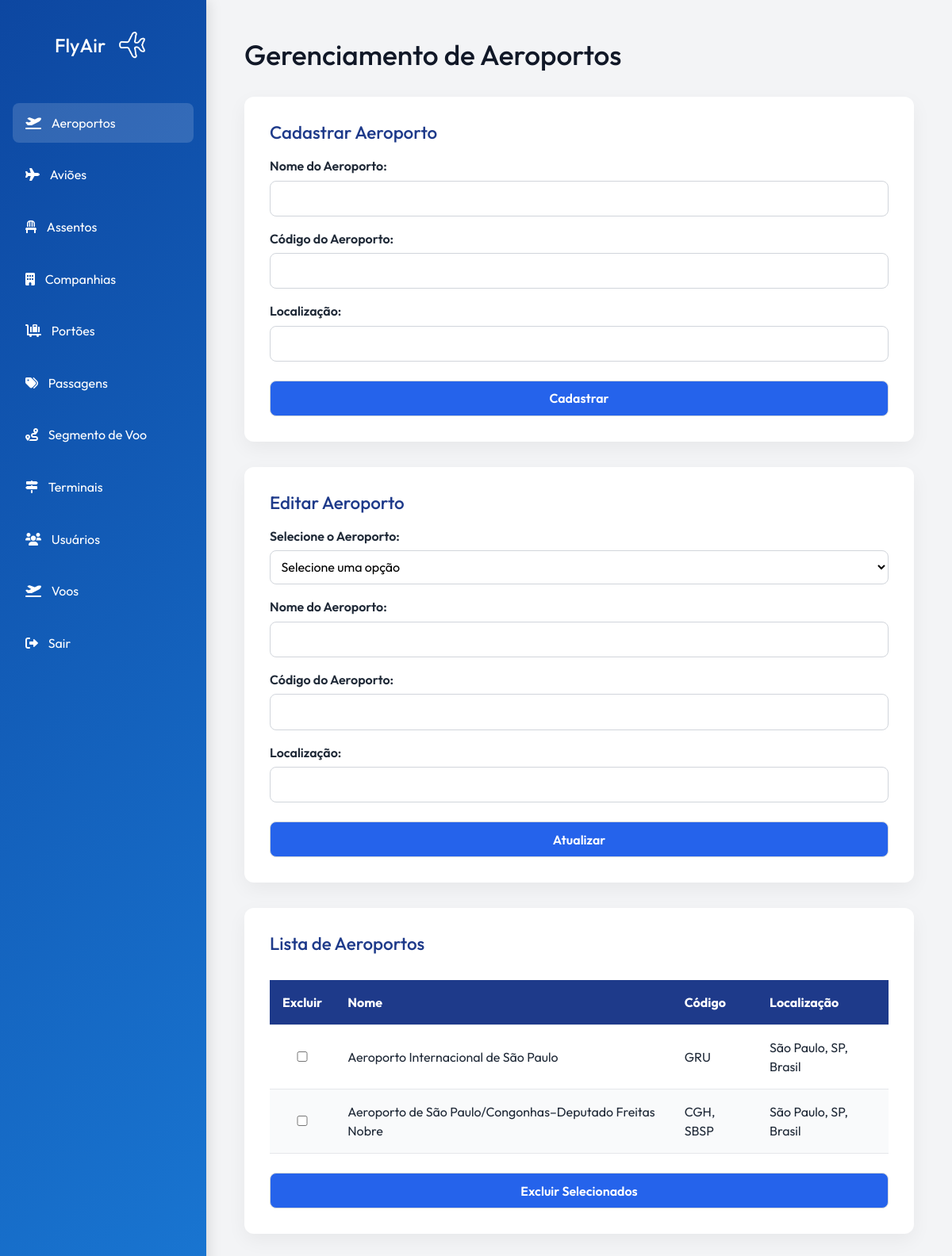
/routes/aeroportoRoutes.php (signed in), run on the app's committed database.
### tables this page shows
CREATE TABLE `aeroportos` (
  `id_aeroporto` int(11) NOT NULL,
  `nome_aeroporto` varchar(255) NOT NULL,
  `codigo_aeroporto` varchar(10) NOT NULL,
  `localizacao_aeroporto` varchar(255) NOT NULL
);

### app/controllers/AeroportoController.php (called while the page is built, shortened)
<?php
require_once __DIR__ . '/../models/Aeroporto.php';
class AeroportoController {
    private $model;
    public function __construct($mysqli) {
        $this->model = new Aeroporto($mysqli);
    }
    public function index() {
        $dados_aeroportos = $this->model->getAll();
        include '../app/views/ctrldev/aeroporto/index.php';
    }
}
?>

### app/models/Aeroporto.php (called while the page is built, shortened)
<?php
class Aeroporto {
    private $db;
    public function __construct($db) {
        $this->db = $db;
    }
    public function getAll() {
        $query = "SELECT * FROM `aeroportos`";
        $result = $this->db->query($query);
        $aeroportos = [];
        if ($result && $result->num_rows > 0) {
            while ($row = $result->fetch_assoc()) {
                $aeroportos[] = $row;
            }
        }
        return $aeroportos;
    }
}
?>

### app/views/ctrldev/aeroporto/index.php (the view, shortened to what this page needs)
<?php
require_once '../routes/aeroportoRoutes.php';
?>
<!DOCTYPE html>
<html lang="pt-br">
<head>
    <link href="https://cdnjs.cloudflare.com/ajax/libs/font-awesome/6.0.0-beta3/css/all.min.css" rel="stylesheet">
    <link rel="stylesheet" href="../assets/css/style.css">
    <link href="https://cdn.jsdelivr.net/npm/bootstrap@5.3.3/dist/css/bootstrap.min.css" rel="stylesheet">
</head>
<body id="adm">
<aside class="sidebar">
    <div class="sidebar-header">
        <h1>FlyAir<a href="../app/views/ctrldev/"><img src="../assets/images/fly-airplane.png" alt="Logo" class="logo"></a></h1>
    </div>
    <nav class="menu">
        <a href="../routes/aeroportoRoutes.php" class="menu-item active">
            <i class="fa-solid fa-plane-departure"></i>
            <span>Aeroportos</span>
        </a>
        <a href="../routes/aviaoRoutes.php" class="menu-item">
            <i class="fas fa-plane"></i>
            <span>Aviões</span>
        </a>
        <a href="../routes/assentoRoutes.php" class="menu-item">
            <i class="fas fa-chair"></i>
            <span>Assentos</span>
        </a>
        <a href="../routes/companhiaRoutes.php" class="menu-item">
            <i class="fas fa-building"></i>
            <span>Companhias</span>
        </a>
        <a href="../routes/portaoRoutes.php" class="menu-item">
            <i class="fa-solid fa-cart-flatbed-suitcase"></i>
            <span>Portões</span>
        </a>
        <a href="../routes/passagemRoutes.php" class="menu-item">
            <i class="fas fa-tags"></i>
            <span>Passagens</span>
        </a>
        <a href="../routes/segmentoVooRoutes.php" class="menu-item">
            <i class="fas fa-route"></i>
            <span>Segmento de Voo</span>
        </a>
        <a href="../routes/terminalRoutes.php" class="menu-item">
            <i class="fa-solid fa-signs-post"></i>
            <span>Terminais</span>
        </a>
        <a href="../routes/usuarioRoutes.php" class="menu-item">
            <i class="fas fa-users"></i>
            <span>Usuários</span>
        </a>
        <a href="../routes/vooRoutes.php" class="menu-item">
            <i class="fas fa-plane-departure"></i>
            <span>Voos</span>
        </a>
        <a href="/aeroporto/logout" class="menu-item">
            <i class="fa-solid fa-right-from-bracket"></i>
            <span>Sair</span>
        </a>
    </nav>
</aside>
<main>
    <h1>Gerenciamento de Aeroportos</h1>
    <div class="form-container" id='formulario'>
        <h2>Cadastrar Aeroporto</h2>
        <form method="post" action="../routes/AeroportoRoutes.php">
            <label for="nome_aeroporto">Nome do Aeroporto:</label>
            <input type="text" name="nome_aeroporto" required>
            <label for="codigo_aeroporto">Código do Aeroporto:</label>
            <input type="text" name="codigo_aeroporto" required>
            <label for="localizacao_aeroporto">Localização:</label>
            <input type="text" name="localizacao_aeroporto" required>
            <input type="submit" value="Cadastrar">
        </form>
    </div>
    <div class="form-container" id='formulario'>
        <h2>Editar Aeroporto</h2>
        <form method="post" action="../routes/AeroportoRoutes.php">
            <label for="id_aeroporto">Selecione o Aeroporto:</label>
            <select name="id_aeroporto" required>
                <option disabled selected>Selecione uma opção</option>
            </select>
            <label for="update_nome_aeroporto">Nome do Aeroporto:</label>
            <input type="text" name="nome_aeroporto" id="update_nome_aeroporto" required>
            <label for="update_codigo_aeroporto">Código do Aeroporto:</label>
            <input type="text" name="codigo_aeroporto" id="update_codigo_aeroporto" required>
            <label for="update_localizacao_aeroporto">Localização:</label>
            <input type="text" name="localizacao_aeroporto" id="update_localizacao_aeroporto" required>
            <input type="submit" value="Atualizar">
        </form>
    </div>
    <div class="form-container" id="listar">
        <h2>Lista de Aeroportos</h2>
        <form method="post" action="../routes/AeroportoRoutes.php">
            <div class="table-container">
                <table class="styled-table">
                    <thead>
                    <tr>
                        <th>Excluir</th>
                        <th>Nome</th>
                        <th>Código</th>
                        <th>Localização</th>
                    </tr>
                    </thead>
                    <tbody>
                    <?php
                    if (isset($dados_aeroportos) && is_array($dados_aeroportos)):
                        foreach ($dados_aeroportos as $aeroporto):
                            ?>
                            <tr>
                                <td><input type="checkbox" name="ids[]" value="<?= $aeroporto['id_aeroporto'] ?>"></td>
                                <td><?= $aeroporto['nome_aeroporto'] ?></td>
                                <td><?= $aeroporto['codigo_aeroporto'] ?></td>
                                <td><?= $aeroporto['localizacao_aeroporto'] ?></td>
                            </tr>
                        <?php endforeach;
                    else: ?>
                        <tr><td colspan="4">Nenhum aeroporto encontrado.</td></tr>
                    <?php endif; ?>
                    </tbody>
                </table>
            </div>
            <div class="button-wrapper">
                <input type="submit" value="Excluir Selecionados" class="btn-delete">
            </div>
        </form>
    </div>
</main>
</body>
</html>

### assets/css/style.css (style rules this page uses)
* { margin: 0; padding: 0; box-sizing: border-box; }
#adm { display: flex; min-height: 100vh; background: #f3f4f6; color: #1f2937; font-family: 'Outfit', sans-serif!important; }
.sidebar { width: 260px; background: linear-gradient(135deg, #0d47a1, #1976d2); color: white; padding: 2rem 1rem; box-shadow: 4px 0 15px rgba(0, 0, 0, 0.1); }
.sidebar-header { text-align: center; margin-bottom: 3rem; }
.sidebar-header h1 { font-size: 1.5rem; margin-bottom: 1rem; display: flex; align-items: center; justify-content: center; gap: 0.5rem; }
.sidebar-header img.logo { width: 50px; height: auto; }
.menu { display: flex; flex-direction: column; gap: 1rem; }
.menu-item { color: white; text-decoration: none; padding: 0.8rem 1rem; border-radius: 8px; transition: 0.3s ease; display: flex; align-items: center; gap: 0.8rem; }
.menu-item:hover, .menu-item.active { background-color: rgba(255, 255, 255, 0.15); }
main { flex: 1; padding: 3rem; overflow-y: auto; }
main h1 { font-size: 2.2rem; margin-bottom: 2rem; color: #111827; }
.form-container { background: white; padding: 2rem; border-radius: 12px; box-shadow: 0 8px 24px rgba(0, 0, 0, 0.05); margin-bottom: 2rem; }
.form-container h2 { font-size: 1.4rem; margin-bottom: 1rem; color: #1e3a8a; }
.form-container form label { display: block; margin-top: 1rem; font-weight: 600; margin-bottom: 0.4rem; }
.form-container form input, .form-container form select { width: 100%; padding: 0.6rem; border: 1px solid #d1d5db; border-radius: 8px; font-size: 1rem; background: #ffffff; transition: 0.2s ease; }
input[type="submit"] { background: #2563eb!important; color: white; font-weight: 600; margin-top: 1.5rem; cursor: pointer; transition: 0.3s ease; }
.table-container { overflow-x: auto; }
.styled-table { width: 100%; border-collapse: collapse; margin-top: 1rem; }
.styled-table thead { background-color: #1e3a8a; color: white; }
.styled-table th, .styled-table td { padding: 1rem; text-align: left; border-bottom: 1px solid #e5e7eb; }
.styled-table tbody tr:nth-child(even) { background-color: #f9fafb; }
.btn-delete { background-color: #ef4444; border: none; padding: 0.8rem 1.5rem; border-radius: 8px; color: white; font-weight: 600; margin-top: 1rem; transition: 0.3s ease; }
.logo { font-weight: bold; font-size: 22px; color: #1d3557; text-decoration: none; }
.auth-form input, select { padding: 0.6rem; border: 1px solid #d1d5db; border-radius: 8px; background: #f9fafb; font-size: 1rem; }

### data on the page
aeroportos: nome_aeroporto "Aeroporto Internacional de São Paulo", codigo_aeroporto "GRU", localizacao_aeroporto "São Paulo, SP, Brasil"
aeroportos: nome_aeroporto "Aeroporto de São Paulo/Congonhas–Deputado Freitas Nobre", codigo_aeroporto "CGH, SBSP", localizacao_aeroporto "São Paulo, SP, Brasil"
